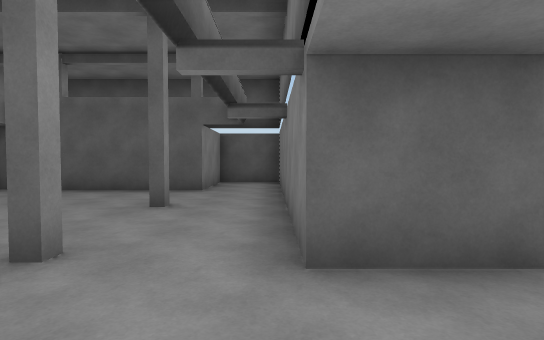
View 1 (above)

12 first-person views from a walk through a Unity game level. The camera is 1.4 m above the floor, tilts 2° down and sees 80° across. The floor is counted in squares, 2 m on a side. Each view is taken from the middle of a square. On the plan, view 1 faces up. The plan holds only what a view shows up to about 10 squares ahead; the rest is blank. The place goes on beyond the plan. The player character is not drawn. Some animated figures are not drawn.

View 2
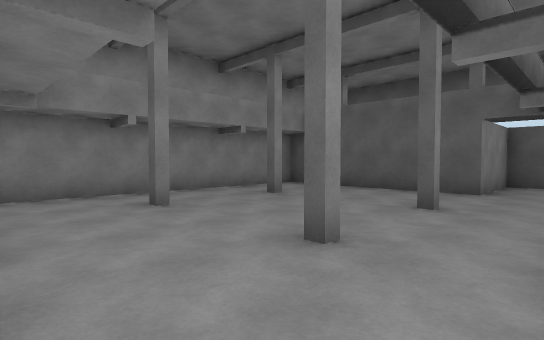

View 3
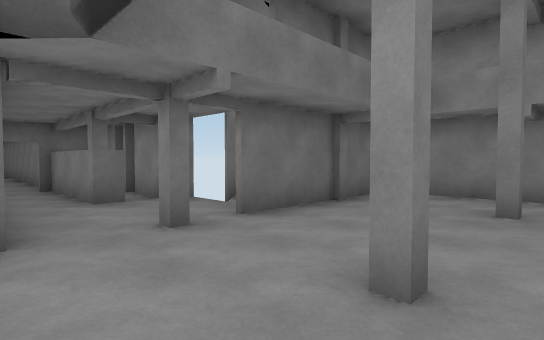

View 4
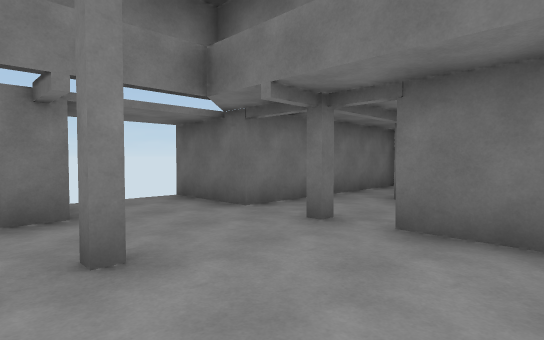

View 5
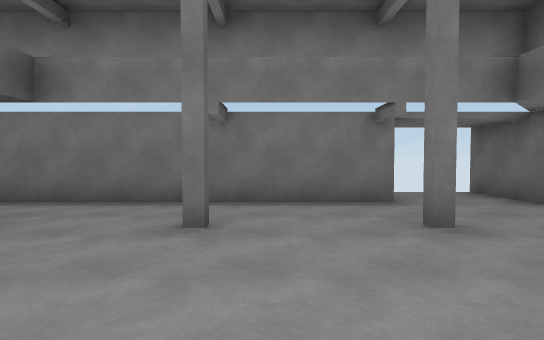

View 6
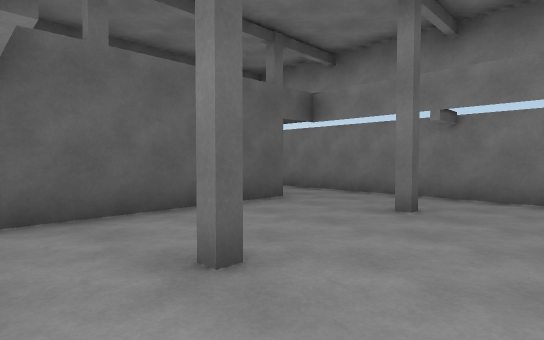

View 7
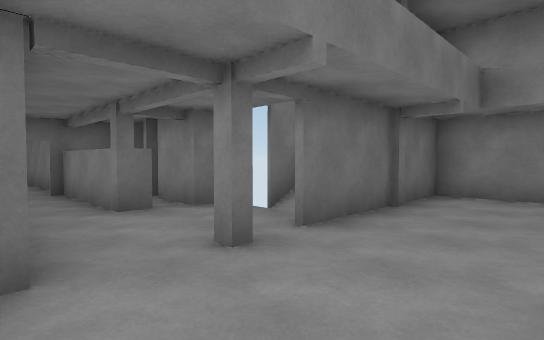

View 8
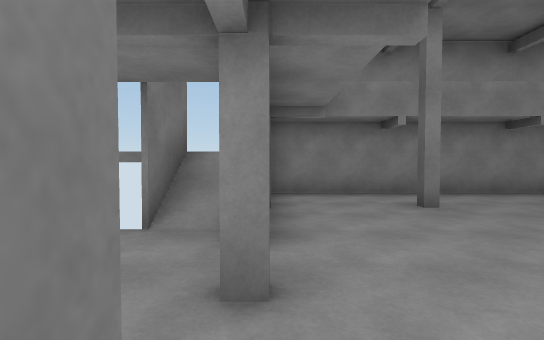

View 9
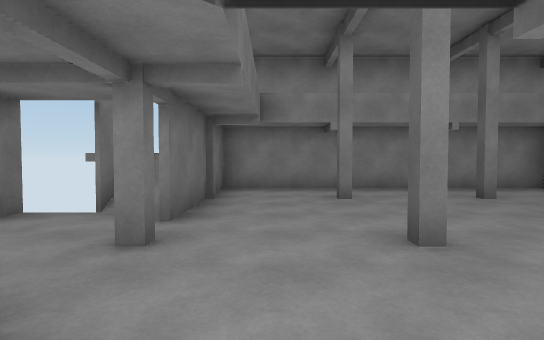

View 10
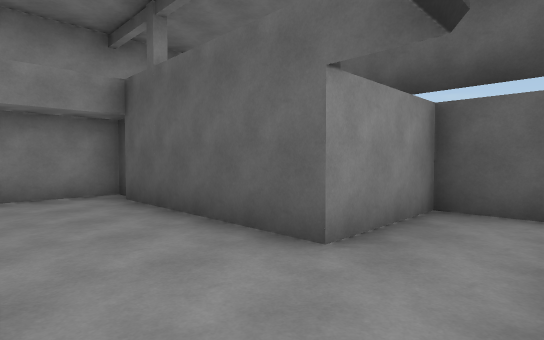

View 11
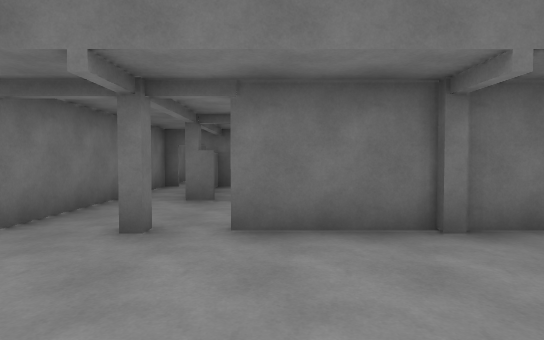

View 12
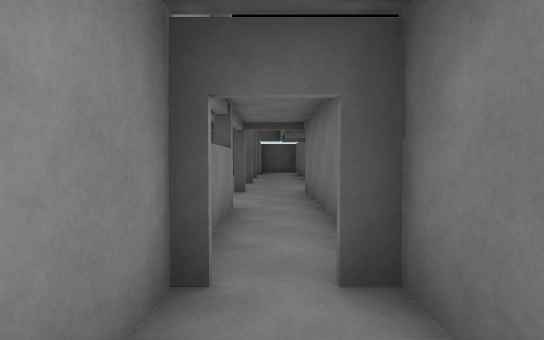

### Floor plan
Key: @ floor where view 1 was taken; # wall or solid block; x gap in a wall; . floor.
Columns run from 7 left of view 1 to 2 right of it. Each row starts with its distance up from view 1.
 10      ####
  9      #..#
  8 ######..#
  7 #.......#
  6 #.......#
  5 #.#..#..#
  4 #.......#
  3 #.......#
  2 #.#..#..##
  1 #........
  0 #####..@.x
 -1   ##...##
 -2     ...#
 -3     ##.#
 -4     ##.#
 -5      #.#
 -6      #.#
 -7      #.#
 -8      #.
 -9      #.
-10      #

Where each view was taken, in squares from view 1:
view 1: 0 up, 0 right, facing up
view 2: 0 up, 0 right, facing up-left
view 3: 3 up, 0 right, facing down-left
view 4: 3 up, 4 left, facing down-right
view 5: 4 up, 5 left, facing right
view 6: 3 up, 6 left, facing up-right
view 7: 2 up, 0 right, facing down-left
view 8: 0 up, 0 right, facing left
view 9: 1 up, 1 right, facing left
view 10: 5 up, 0 right, facing up-left
view 11: 3 up, 3 left, facing down
view 12: 7 down, 1 left, facing up
